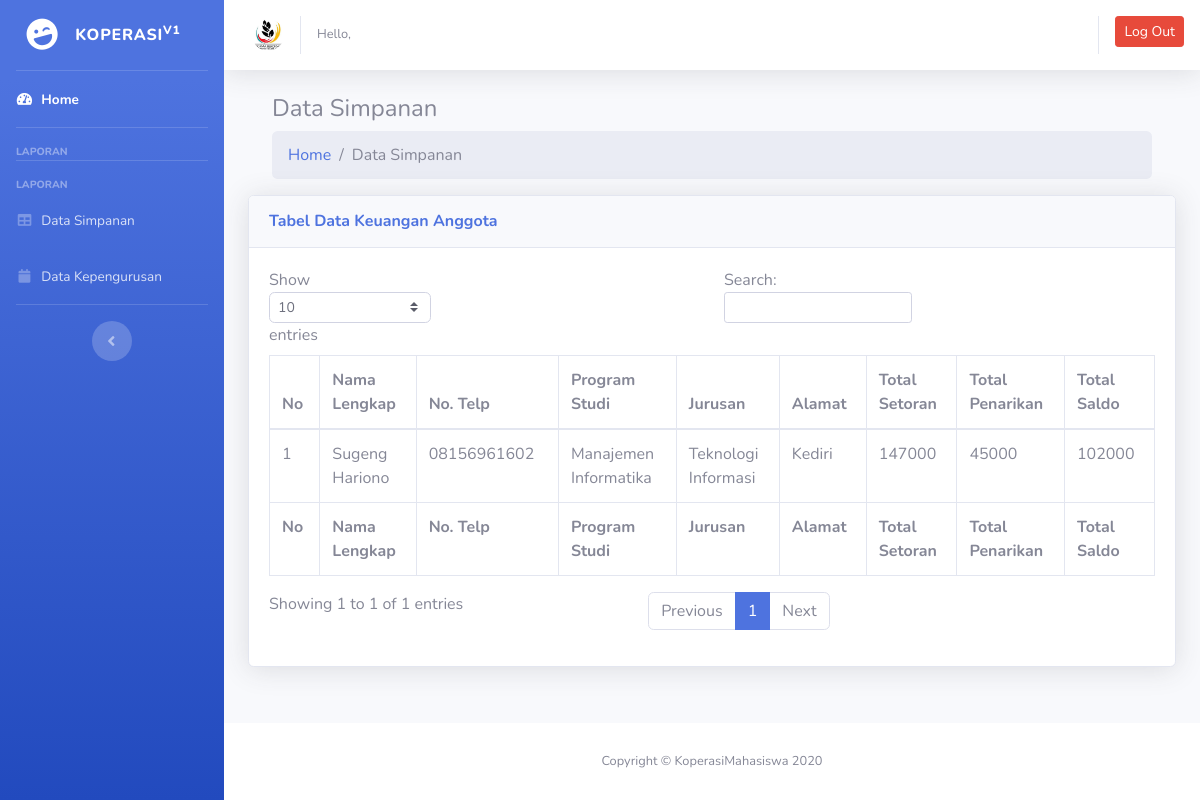
/index.php/d_saldo, run on the app's committed database.
### tables this page shows
CREATE TABLE `t_tabungan` (
  `id_tabungan` int(11) NOT NULL,
  `id_anggota` int(11) NOT NULL,
  `setoran` int(12) NOT NULL,
  `penarikan` int(12) NOT NULL,
  `saldo` int(12) NOT NULL
);

CREATE TABLE `t_anggota` (
  `id_anggota` int(11) NOT NULL,
  `nama` varchar(100) NOT NULL,
  `username` varchar(25) NOT NULL,
  `password` varchar(50) NOT NULL,
  `jenis_kelamin` varchar(10) NOT NULL,
  `telepon` varchar(13) NOT NULL,
  `jabatan` int(2) NOT NULL,
  `prodi` varchar(25) NOT NULL,
  `jurusan` varchar(25) NOT NULL,
  `angkatan` varchar(4) NOT NULL,
  `alamat` varchar(100) NOT NULL
);

### application/controllers/d_saldo.php (called while the page is built, shortened)
<?php
class d_saldo extends CI_Controller{
    public function index(){
        $data['user'] = $this->saldo_model->getAll()->result();
        $this->template->views('crud/d_saldo', $data);
    }
}
?>

### index.php (called while the page is built, shortened)
<?php
require_once BASEPATH.'core/CodeIgniter.php';

### application/models/saldo_model.php (called while the page is built, shortened)
<?php
class saldo_model extends CI_Model {
    function getAll(){
        $this->db->select('t_tabungan.id_tabungan, t_tabungan.id_anggota, t_tabungan.setoran, t_tabungan.penarikan, t_tabungan.saldo, sum(t_tabungan.penarikan) as jumlah_penarikan, sum(t_tabungan.setoran) as jumlah_setoran, SUM(t_tabungan.setoran - t_tabungan.penarikan + t_tabungan.saldo) AS subsaldo, t_anggota.id_anggota, t_anggota.nama, t_anggota.username, t_anggota.prodi, t_anggota.jurusan, t_anggota.jenis_kelamin, t_anggota.alamat, t_anggota.jabatan, t_anggota.telepon');
        $this->db->from('t_anggota');
        $this->db->join('t_tabungan', 't_tabungan.id_anggota = t_anggota.id_anggota');
        $this->db->group_by('t_anggota.nama','DESC');
        $query = $this->db->get();
        return $query;
    }
}

### application/views/crud/d_saldo.php (the view)
    <header class="page-header">
	<div class="container-fluid">
		<h4 class="no-margin-bottom">Data Simpanan</h2>
	</div>
</header>
<div class="breadcrumb-holder container-fluid">
	<ul class="breadcrumb">
		<li class="breadcrumb-item"><a href="<?php echo base_url().'beranda'; ?>">Home</a></li>
		<li class="breadcrumb-item active">Data Simpanan</li>
	</ul>
    </div>
    <div class="card shadow mb-4">
            <div class="card-header py-3">
              <h6 class="m-0 font-weight-bold text-primary">Tabel Data Keuangan Anggota</h6>
            </div>
    <div class="card-body">
        <div class="table-responsive">
            <table class="table table-bordered" id="dataTable" width="100%" cellspacing="0">
                <thead>
                    <tr>
                        <th>No</th>
                        <th>Nama Lengkap</th>
                        <th>No. Telp</th>
                        <th>Program Studi</th>
                        <th>Jurusan</th>
                        <th>Alamat</th>
                        <th>Total Setoran</th>
                        <th>Total Penarikan</th>
                        <th>Total Saldo</th>
                    </tr>
                </thead>
                <tfoot>
                    <tr>
                        <th>No</th>
                        <th>Nama Lengkap</th>
                        <th>No. Telp</th>
                        <th>Program Studi</th>
                        <th>Jurusan</th>
                        <th>Alamat</th>
                        <th>Total Setoran</th>
                        <th>Total Penarikan</th>
                        <th>Total Saldo</th>
                    </tr>
                </tfoot>
                <tbody>
                    <?php $no = 1;
                        foreach ($user as $baris ) {
                    ?>
                        <tr>
                            <td><?php echo $no++; ?></td>
                            <td><?php echo $baris->nama; ?></td>
                            <td><?php echo $baris->telepon; ?></td>
                            <td><?php echo $baris->prodi; ?></td>
                            <td><?php echo $baris->jurusan; ?></td>
                            <td><?php echo $baris->alamat; ?></td>
                            <td><?php echo $baris->jumlah_setoran; ?></td>
                            <td><?php echo $baris->jumlah_penarikan; ?></td>
                            <td><?php echo $baris->subsaldo; ?></td>
                        </tr>
                        <?php } ?>
                </tbody>
            </table>
        </div>
    </div>
</div>

### data on the page
t_tabungan: id_anggota.nama "Sugeng Hariono", id_anggota.telepon "08156961602", id_anggota.prodi "Manajemen Informatika", id_anggota.jurusan "Teknologi Informasi", id_anggota.alamat "Kediri", jumlah_setoran "147000", jumlah_penarikan "45000", subsaldo "102000"
